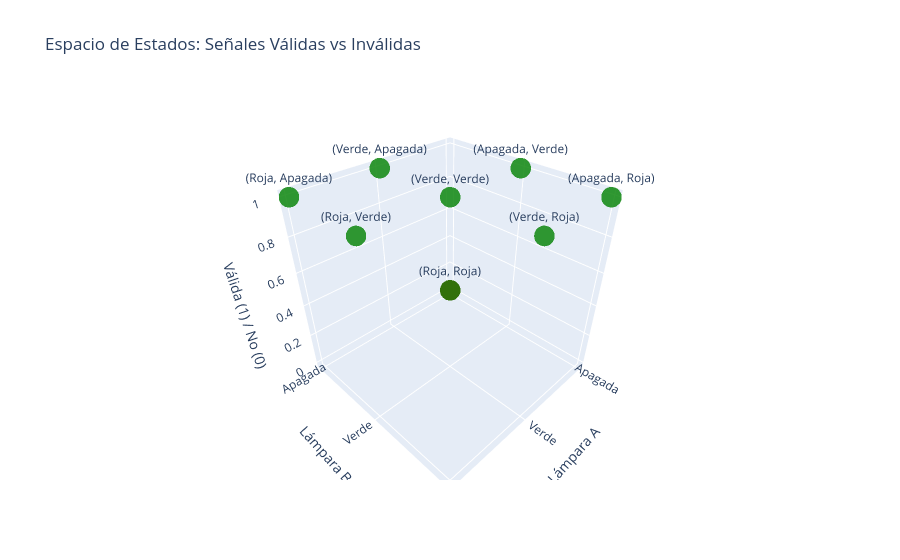

Notebook source saved alongside this figure:
### Markdown cell above
### 2. Representación Interactiva 3D (Plotly)
En Ciencia de Datos, a menudo visualizamos categorías en un espacio tridimensional. Aquí, cada eje representa una lámpara y el eje Z la "validez" de la señal.

### Code cell
import plotly.graph_objects as go

# Mapeo numérico para la visualización
# Ap=0, V=1, R=2
x, y, z, colors = [], [], [], []

for i, a in enumerate(estados):
    for j, b in enumerate(estados):
        x.append(a)
        y.append(b)
        validez = 0 if i == 0 and j == 0 else 1
        z.append(validez)
        colors.append('red' if validez == 0 else 'green')

fig = go.Figure(data=[go.Scatter3d(
    x=x, y=y, z=z,
    mode='markers+text',
    text=[f"({a}, {b})" for a, b in zip(x, y)],
    marker=dict(size=12, color=colors, opacity=0.8, symbol='circle')
)])

fig.update_layout(
    title="Espacio de Estados: Señales Válidas vs Inválidas",
    scene=dict(xaxis_title='Lámpara A', yaxis_title='Lámpara B', zaxis_title='Válida (1) / No (0)')
)
fig.show()
fig.write_image(r"C:\Users\marco\Downloads\espacio_estados_señales.png")  # Guardar la figura en formato PNG

### Figure 1 — Plotly figure (JSON) as saved in the notebook; plotly's stock layout.template omitted (floating-point values rounded to 4 significant figures)
{"data": [{"marker": {"color": ["red", "green", "green", "green", "green", "green", "green", "green", "green"], "opacity": 0.8, "size": 12, "symbol": "circle"}, "mode": "markers+text", "text": ["(Apagada, Apagada)", "(Apagada, Verde)", "(Apagada, Roja)", "(Verde, Apagada)", "(Verde, Verde)", "(Verde, Roja)", "(Roja, Apagada)", "(Roja, Verde)", "(Roja, Roja)"], "type": "scatter3d", "x": ["Apagada", "Apagada", "Apagada", "Verde", "Verde", "Verde", "Roja", "Roja", "Roja"], "y": ["Apagada", "Verde", "Roja", "Apagada", "Verde", "Roja", "Apagada", "Verde", "Roja"], "z": [0, 1, 1, 1, 1, 1, 1, 1, 1]}], "layout": {"scene": {"xaxis": {"title": {"text": "Lámpara A"}}, "yaxis": {"title": {"text": "Lámpara B"}}, "zaxis": {"title": {"text": "Válida (1) / No (0)"}}}, "title": {"text": "Espacio de Estados: Señales Válidas vs Inválidas"}}}
